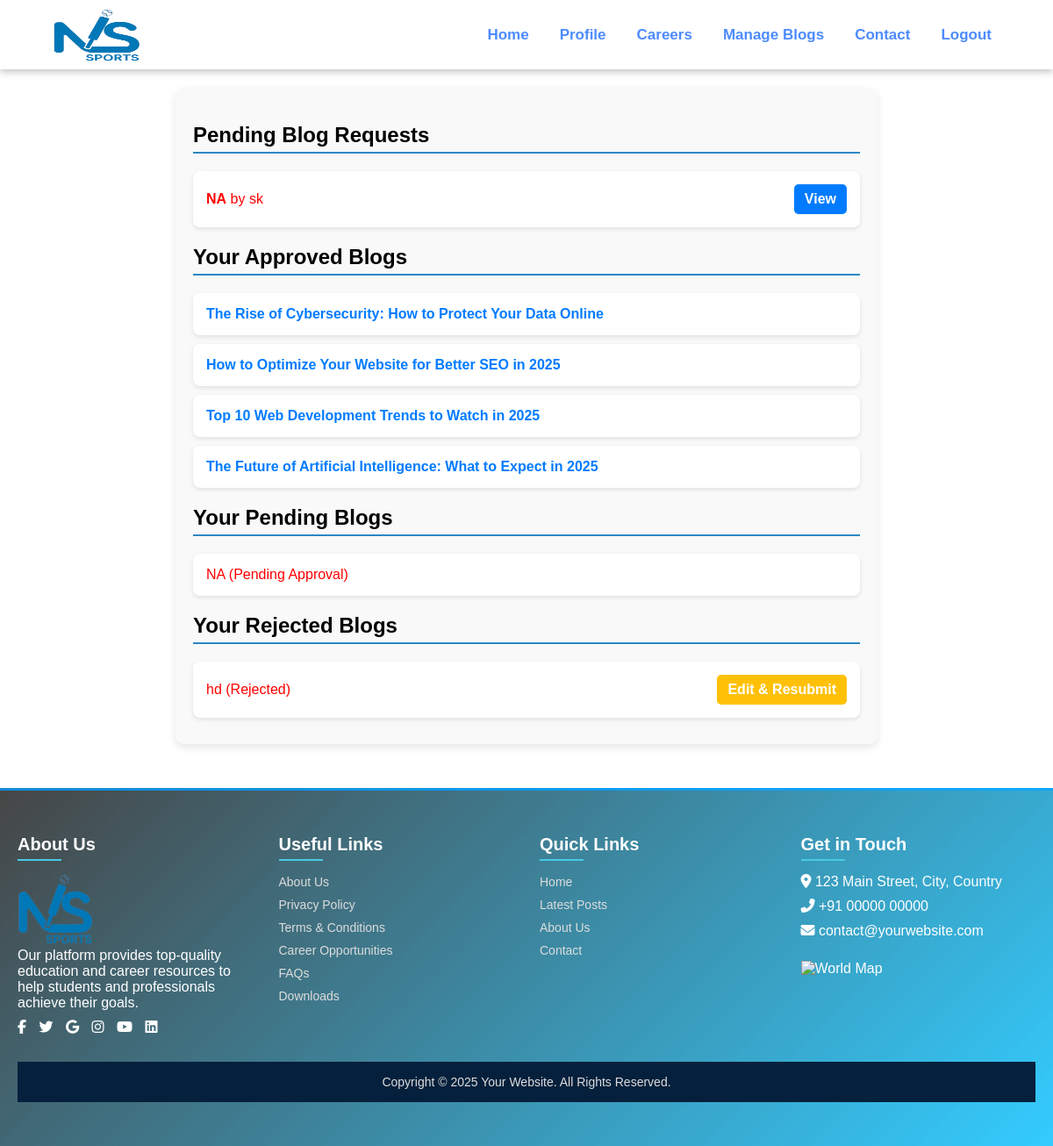
Screenshot of /blogs-management/ (signed in) with the database file from the repository.
### blog_app/models.py (models this page shows, shortened)
class Blog(models.Model):
    title = models.CharField(max_length=255)
    content = HTMLField()  # TinyMCE field
    author = models.ForeignKey(settings.AUTH_USER_MODEL, on_delete=models.CASCADE)
    status = models.CharField(
        max_length=10,
        choices=[('pending', 'Pending'), ('approved', 'Approved'),('rejected', 'Rejected')],
        default='pending'
    )
    created_at = models.DateTimeField(auto_now_add=True)

class CustomUser(AbstractBaseUser, PermissionsMixin):
    email = models.EmailField(unique=True)  # Unique email
    username = models.CharField(max_length=150, unique=True)  # Unique username
    full_name = models.CharField(max_length=255)
    date_joined = models.DateTimeField(auto_now_add=True)
    is_active = models.BooleanField(default=True)
    is_staff = models.BooleanField(default=False)
    password_reset_requested_at = models.DateTimeField(null=True, blank=True)
    password_reset_created_at = models.DateTimeField(null=True, blank=True)
    objects = CustomUserManager()
    USERNAME_FIELD = 'email'  # Login with email
    REQUIRED_FIELDS = ['username', 'full_name']

### blog_app/views.py (the view)
# urls.py: path('blogs-management/', views.blog_management_view, name='blog_management'),
@login_required
def blog_management_view(request):
    if request.user.is_superuser:
        pending_blogs = Blog.objects.filter(status='pending')
        approved_blogs = Blog.objects.filter(status='approved')
        rejected_blogs = Blog.objects.filter(status='rejected')
    else:
        pending_blogs = Blog.objects.filter(author=request.user, status='pending')
        approved_blogs = Blog.objects.filter(author=request.user, status='approved')
        rejected_blogs = Blog.objects.filter(author=request.user, status='rejected')
    return render(request, 'blog_app/blog_management.html', {
        'pending_blogs': pending_blogs,
        'approved_blogs': approved_blogs,
        'rejected_blogs': rejected_blogs,
    })

### blog_app/templates/blog_app/blog_management.html (shortened to what this page needs)
{% extends 'blog_app/base.html' %}
{% block content %}
<div class="blog-management-container">
    {% if user.is_superuser %}
        <h3 class="blog-section-title" >Pending Blog Requests</h3>
        <ul class="blog-list-group">
            {% for blog in pending_blogs %}
                <li class="blog-list-item">
                    <span><strong>{{ blog.title }}</strong> by {{ blog.author.username }}</span>
                    <a href="{% url 'blog_app:review_blog' blog.id %}" class="blog-action-btn blog-view-btn">View</a>
                </li>
            {% empty %}
                <p>No pending blogs.</p>
            {% endfor %}
        </ul>
    {% endif %}
    <h3 class="blog-section-title">Your Approved Blogs</h3>
    <ul class="blog-list-group">
        {% for blog in approved_blogs %}
            <li class="blog-list-item">
                <a href="{% url 'blog_app:blog_detail' blog.id %}" class="blog-title-link">{{ blog.title }}</a>
            </li>
        {% empty %}
            <p>No approved blogs yet.</p>
        {% endfor %}
    </ul>
    <h3 class="blog-section-title">Your Pending Blogs</h3>
    <ul class="blog-list-group">
        {% for blog in pending_blogs %}
            <li class="blog-list-item">
                <span>{{ blog.title }} (Pending Approval)</span>
            </li>
        {% empty %}
            <p>No pending blogs.</p>
        {% endfor %}
    </ul>
    <h3 class="blog-section-title">Your Rejected Blogs</h3>
    <ul class="blog-list-group">
        {% for blog in rejected_blogs %}
            <li class="blog-list-item">
                <span>{{ blog.title }} (Rejected)</span>
                <a href="{% url 'blog_app:edit_blog' blog.id %}" class="edit-btn">Edit & Resubmit</a>
            </li>
        {% empty %}
            <p>No rejected blogs.</p>
        {% endfor %}
    </ul>
</div>
{% endblock %}

### blog_app/static/css/index.css (style rules this page uses)
* { margin: 0; padding: 0; box-sizing: border-box; font-family:'Gill Sans', 'Gill Sans MT', Calibri, 'Trebuchet MS', sans-serif; }

### blog_app/templates/blog_app/blog_management.html (style rules this page uses)
.blog-management-container { max-width: 800px; margin-top: 100px !important; margin-bottom: 50px !important; margin: auto; padding: 20px; background: #f9f9f9; border-radius: 10px; box-shadow: 0px 4px 10px rgba(0, 0, 0, 0.1); }
.blog-section-title { font-size: 1.5rem; font-weight: bold; margin: 20px 0; padding-bottom: 5px; border-bottom: 2px solid #2e87c3; }
.blog-list-group { list-style: none; padding: 0; }
.blog-list-item { display: flex; justify-content: space-between; align-items: center; background: white; padding: 15px; color: red; margin: 10px 0; border-radius: 8px; box-shadow: 0px 2px 5px rgba(0, 0, 0, 0.1); }
.blog-action-btn { padding: 8px 12px; border-radius: 5px; text-decoration: none; color: white; font-weight: bold; }
.blog-view-btn { background: #007bff; }
.edit-btn { background: #ffc107; padding: 8px 12px; text-decoration: none; color: white; font-weight: bold; border-radius: 5px; }
.blog-title-link { text-decoration: none; color: #007bff; font-weight: bold; }

### rows the page displays
Blog: title "NA", author.username "sk"
Blog: title "The Rise of Cybersecurity: How to Protect Your Data Online"
Blog: title "How to Optimize Your Website for Better SEO in 2025"
Blog: title "Top 10 Web Development Trends to Watch in 2025"
Blog: title "The Future of Artificial Intelligence: What to Expect in 2025"
Blog: title "hd"
